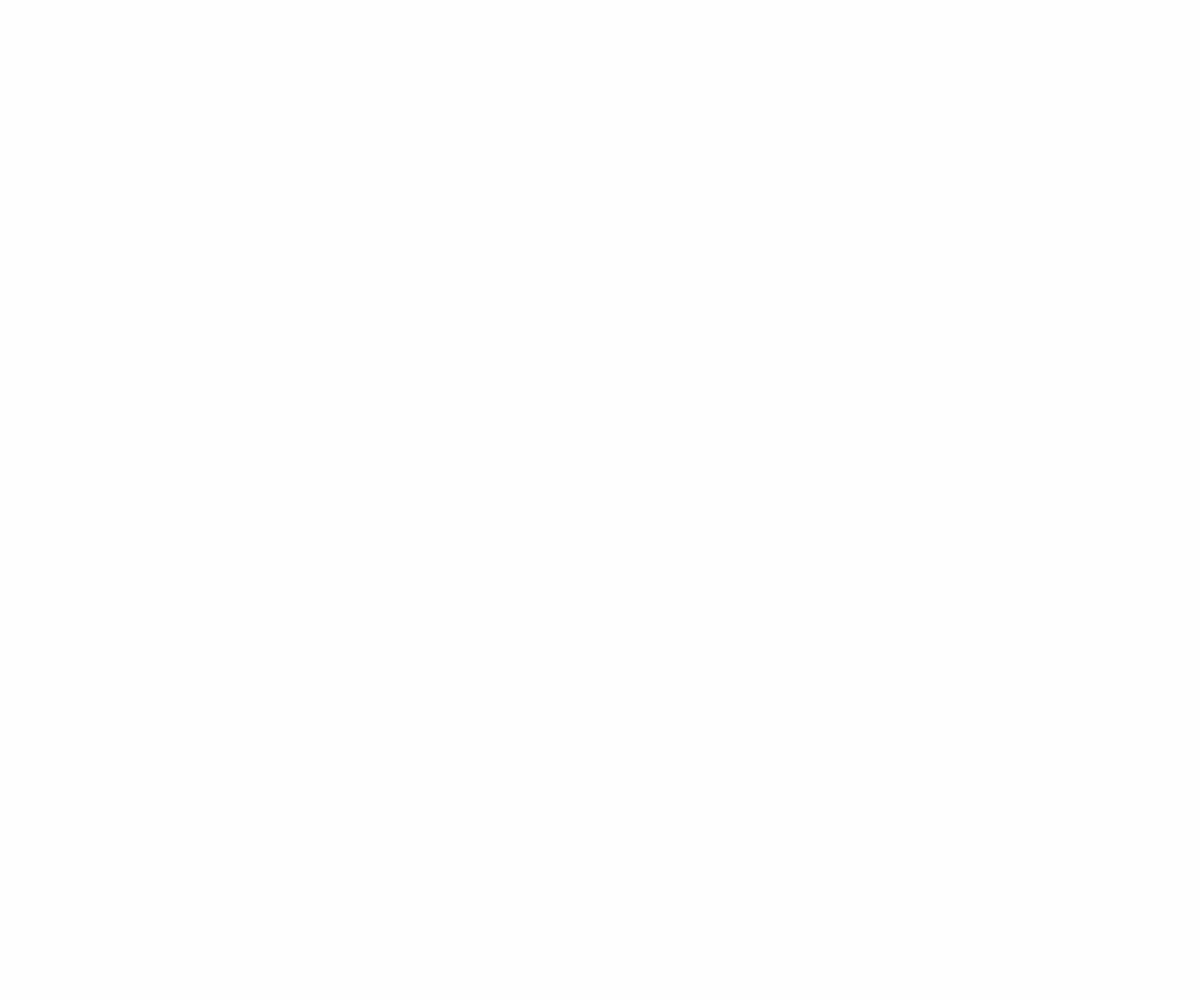
Frame 1 (no input)
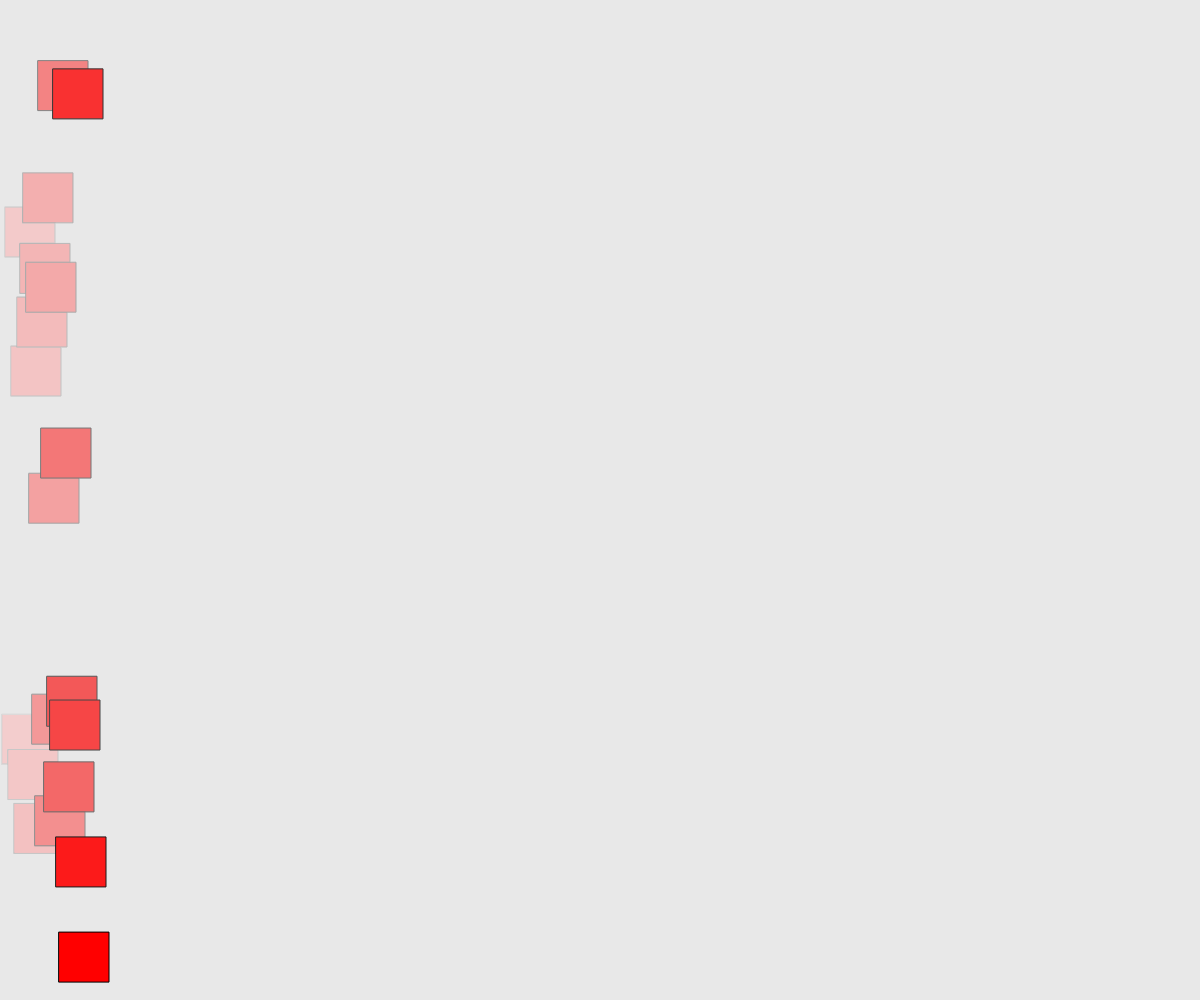
Frame 60 (no input)
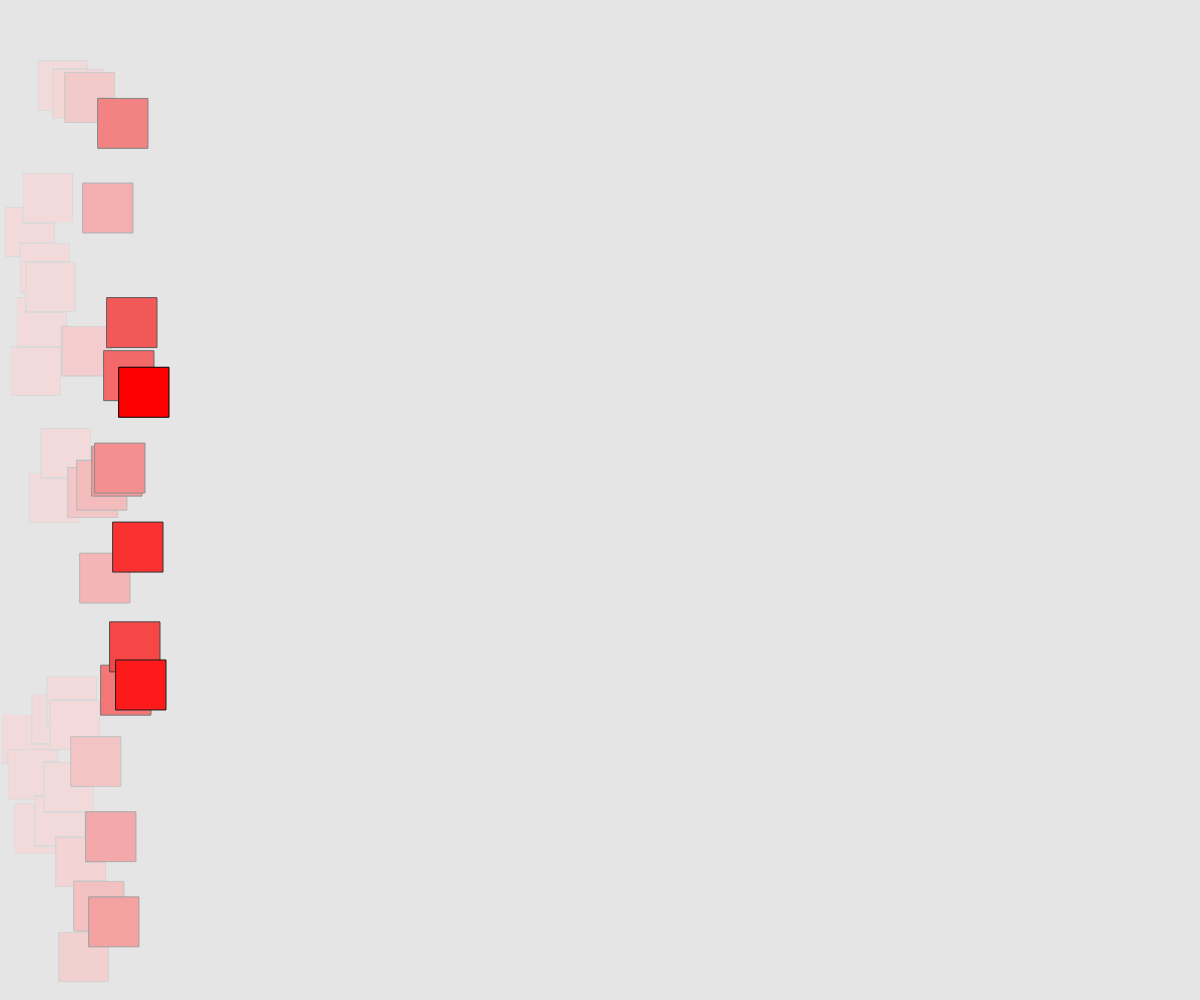
Frame 120 (the mouse pressed at the canvas centre since frame 60)

The p5.js sketch that drew these frames (run headless with seeded random() and noise() and a simulated clock; from frame 60 on, the mouse is pressed at the canvas centre):

// p5.js sketch
// ── sketch.js




// exakt gleich  ==  PosX == 350 ist ein vergleich und liefert true oder false
// ungleich      !=  PosX != 350 (trifft immer zu ausser posX ist 350)
// grösser als   >   PosX > 350 (trifft zu wenn posX 351 oder mehr ist)
// kleiner als   <   PosX < 350 (trifft zu wenn posX 349 oder weniger ist)
// grösser gleich >= PosX >= 350 (trifft zu wenn posX 350 oder mehr ist)
// kleiner gleich <= PosX <= 350 (trifft zu wenn posX 350 oder weniger ist)




let posX = 0;
let posY = 0;
let threshold;


function setup() {
  createCanvas(windowWidth, windowHeight);
  threshold = width / 3;

}


function draw() {
  background(220,10);

  if(posX < threshold){
    //Farbe vor der position 120
    fill(255, 0, 0);
  }else{
    //Farbe nach der position 120
    fill(0, 0, 255);
  }

  // Zufallwert für y position
  //Framecount

if(frameCount % 3 == 0){ // alle 3 frames
  posY = random(height);
  rect(posX, posY, 50, 50);
}


   posX = posX + 1; //posX++
    posY = posY + 1;

  if (posX >= width - 50 && posY >= height - 50) { //50 ist die breite des rechtecks
    posX = 0; //posX++
    posY = 0;  

  }


}


//if (posX +50 > width) {
//  posX = 0; 
//}

//if (posY +50 > height) {
//  posY = 0; 
//}


//if(posX == with350){
//noLoop();
